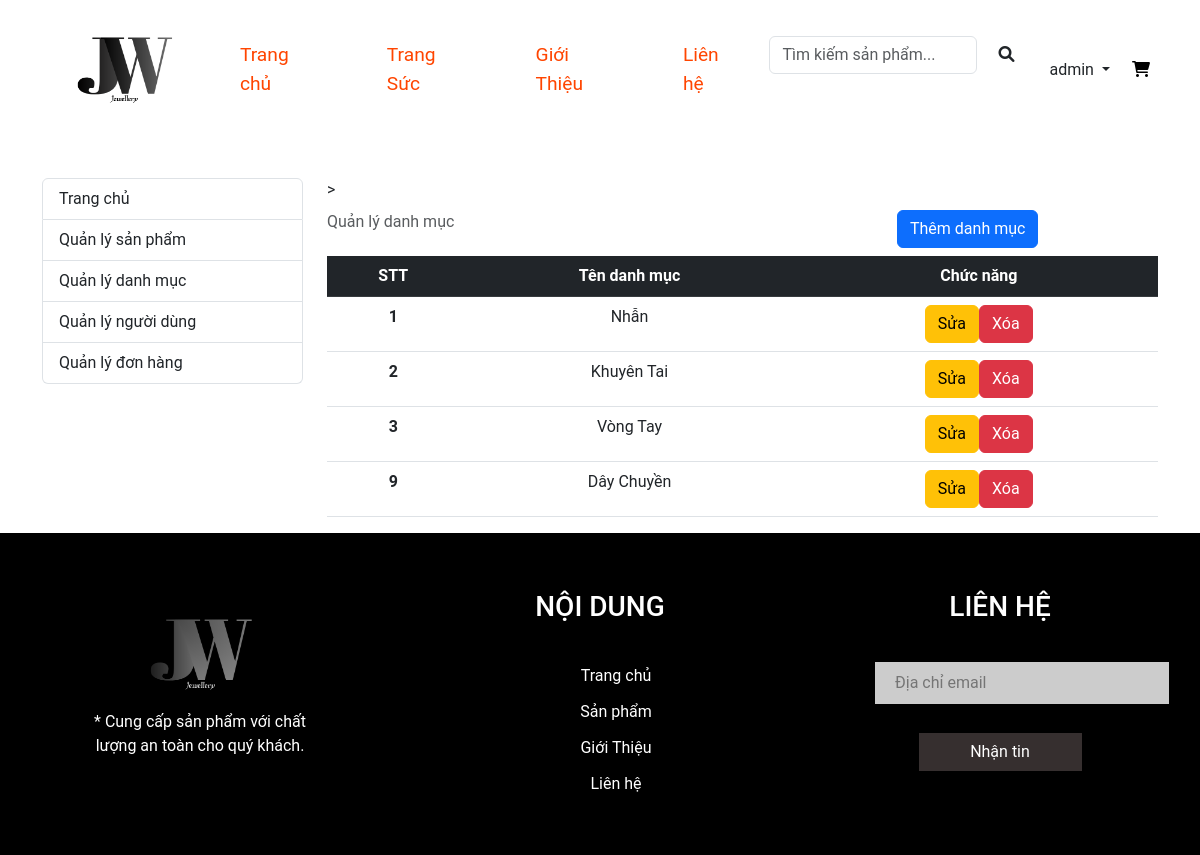
Screenshot of /admin-cate (signed in) with the database file from the repository.
### tables this page shows
CREATE TABLE `danhmuc` (
  `id` int NOT NULL,
  `tendm` varchar(100) NOT NULL
);

### src/Framework/Viewer.php (called while the page is built, shortened)
<?php
class Viewer
{
  public function render(string $template, array $data = []): string
  {
    extract($data, EXTR_SKIP);
    require "views/$template";
    return ob_get_clean();
  }
}

### index.php (called while the page is built, shortened)
<?php
include_once "./views/layout-header.php";
$router = new Router();
$router->add("/", ["controller" => "home", "action" => "index"]);
$router->add("/trang-suc", ["controller" => "products", "action" => "index"]);
$router->add("/trang-suc/tim-kiem", ["controller" => "products", "action" => "search"]);
$router->add("/trang-suc/danh-muc/{id:\d+}", ["controller" => "products", "action" => "index"]);
$router->add("/trang-suc/chi-tiet/{id:\d+}", ["controller" => "products", "action" => "detail"]);
$router->add("/gioi-thieu", ["controller" => "home", "action" => "about"]);
$router->add("/lien-he", ["controller" => "home", "action" => "contact"]);
$router->add("/gio-hang", ["controller" => "carts", "action" => "index"]);
$router->add("/gio-hang/check-out", ["controller" => "carts", "action" => "checkout"]);
$router->add("/gio-hang/add/{id:\d+}", ["controller" => "carts", "action" => "addToCart"]);
$router->add("/gio-hang/xoa/{id:\d+}", ["controller" => "carts", "action" => "removeFromCart"]);
$router->add("/don-hang", ["controller" => "orders", "action" => "index"]);
$router->add("/don-hang/chi-tiet/{id:\d+}", ["controller" => "orders", "action" => "detail"]);
$router->add("/don-hang/huy/{id:\d+}", ["controller" => "orders", "action" => "cancel"]);
$router->add("/dang-nhap", ["controller" => "users", "action" => "login"]);
$router->add("/dang-ky", ["controller" => "users", "action" => "register"]);
$router->add("/dang-xuat", ["controller" => "users", "action" => "logout"]);
$router->add("/admin", ["controller" => "admins", "action" => "index"]);
$router->add("/admin-pro", ["controller" => "products", "action" => "adminPro"]);
$router->add("/admin-add-pro", ["controller" => "products", "action" => "adminAddPro"]);
$router->add("/admin-edit-pro/{id:\d+}", ["controller" => "products", "action" => "adminEditPro"]);
$router->add("/admin-delete-pro/{id:\d+}", ["controller" => "products", "action" => "deleteP"]);
$router->add("/admin-cate", ["controller" => "categorys", "action" => "adminCate"]);
$router->add("/admin-add-cate", ["controller" => "categorys", "action" => "adminAddCate"]);
$router->add("/admin-edit-cate/{id:\d+}", ["controller" => "categorys", "action" => "adminEditCate"]);
$router->add("/admin-delete-cate/{id:\d+}", ["controller" => "categorys", "action" => "deleteC"]);
$router->add("/admin-user", ["controller" => "admins", "action" => "adminUser"]);
$router->add("/admin-add-user", ["controller" => "admins", "action" => "addUser"]);
$router->add("/admin-edit-user/{id:\d+}", ["controller" => "admins", "action" => "editAdminUser"]);
$router->add("/admin-delete-user/{id:\d+}", ["controller" => "admins", "action" => "deleteU"]);
$router->add("/admin-order", ["controller" => "admins", "action" => "adminOrders"]);
$router->add("/admin-order-update/{id:\d+}", ["controller" => "admins", "action" => "updateOrderStatus"]);
$router->add("/admin-order-detail/{id:\d+}", ["controller" => "admins", "action" => "adminOrderDetail"]);
$router->add("/admin-order-confirm/{id:\d+}", ["controller" => "admins", "action" => "confirmOrder"]);
$router->add("/admin-order-cancel/{id:\d+}", ["controller" => "admins", "action" => "cancelOrder"]);
$path = parse_url($_SERVER["REQUEST_URI"], PHP_URL_PATH);
$params = $router->match($path);
$action = $params["action"];
unset($params['controller'], $params["action"]);
$controller_object = new ("App\Controllers\\" . $controller)();
$controller_object->$action(...$params);
include_once "./views/layout-footer.php";

### src/App/Database.php (called while the page is built, shortened)
<?php
class Database
{
  public function getConnection(): PDO
  {
    $dsn = "mysql:host={$this->host};dbname={$this->name};charset=utf8;port=3306";
    return new PDO($dsn, $this->user, $this->password, [
      PDO::ATTR_ERRMODE => PDO::ERRMODE_EXCEPTION
    ]);
  }
  private function query($sql, $param = [])
  {
    $stmt = $this->getConnection()->prepare($sql);
    if ($param) {
      $stmt->execute($param);
    } else {
      $stmt->execute();
    }
    return $stmt;
  }
  public function getAll($sql)
  {
    $param = array_slice(func_get_args(), 1);
    $stmt = $this->query($sql, $param);
    return $stmt->fetchAll(PDO::FETCH_ASSOC);
  }
}

### src/Framework/Model.php (called while the page is built, shortened)
<?php
abstract class Model
{
  protected $table;
  protected Database $database;
  public function __construct()
  {
    $this->database = new Database("localhost", "wd19311-php2", "root", "");
    $this->database->getConnection();
  }
  public function findAll(): array
  {
    return $this->database->getAll("SELECT * FROM $this->table");
  }
}

### src/App/Models/Category.php (called while the page is built, shortened)
<?php
class Category extends Model
{
  public function getDM()
  {
    return $this->findAll();
  }
}

### views/admin-cate.php (the view, shortened to what this page needs)
<div class="container mt-5">
    <div class="row">
        <div class="col-lg-3">
            <div class="list-group">
                <a href="/web2-php/admin" class="list-group-item list-group-item-action">
                    Trang chủ
                </a>
                <a href="/web2-php/admin-pro" class="list-group-item list-group-item-action">Quản lý sản phẩm</a>
                <a href="/web2-php/admin-cate" class="list-group-item list-group-item-action">Quản lý danh mục</a>
                <a href="/web2-php/admin-user" class="list-group-item list-group-item-action">Quản lý người dùng</a>
                <a href="/web2-php/admin-order" class="list-group-item list-group-item-action">Quản lý đơn hàng</a>
            </div>
        </div>
        <div class="col-lg-9">
            <table class="table caption-top text-center">
                <caption>
                    <div class="row">
                        <div class="col-md-4"> Quản lý danh mục</div>
                        <div class="col-md-4 offset-md-4">
                            <a href="/web2-php/admin-add-cate">
                                <button class="btn btn-primary me-md-2" type="button">Thêm danh mục</button>
                            </a>
                        </div>
                    </div>
                </caption>
                <thead>
                    <tr <tr class="table-dark">>
                        <th scope="col">STT</th>
                        <th scope="col">Tên danh mục</th>
                        <th scope="col">Chức năng</th>
                    </tr>
                </thead>
                <tbody>
                    <?php foreach ($cate as $cate): ?>
                        <tr>
                            <th scope="row"><?= $cate['id'] ?></th>
                            <td><?= $cate['tendm'] ?></td>
                            <td>
                                <div
                                    class="btn-group"
                                    role="group"
                                    aria-label="Basic mixed styles example">
                                    <a href="/web2-php/admin-edit-cate/<?= $cate['id'] ?>">
                                        <button type="button" class="btn btn-warning">Sửa</button>
                                    </a>
                                    <a href="/web2-php/admin-delete-cate/<?= $cate['id'] ?>">
                                        <button type="button" class="btn btn-danger">Xóa</button>
                                    </a>
                                </div>
                            </td>
                        </tr>
                    <?php endforeach; ?>
                </tbody>
            </table>
        </div>
    </div>
</div>

### public/css/index.css (style rules this page uses)
:root { --main-color: #d3ad7f; --black: black; --bg: #fff; --border: .1rem solid rgba(255, 255, 255, .3); }
* { padding: 0; margin: 0; box-sizing: border-box; font-family: 'Roboto', sans-serif; outline: none; border: none; text-decoration: none; }
body { background: #fff; }
.list-group-item { background-color: #fff; color: #333; border: 1px solid #ddd; transition: all 0.3s ease-in-out; }

### rows the page displays
danhmuc: id "1", tendm "Nhẫn"
danhmuc: id "2", tendm "Khuyên Tai"
danhmuc: id "3", tendm "Vòng Tay"
danhmuc: id "9", tendm "Dây Chuyền"

### other values shown
$_SESSION['user']['username'] "admin"
